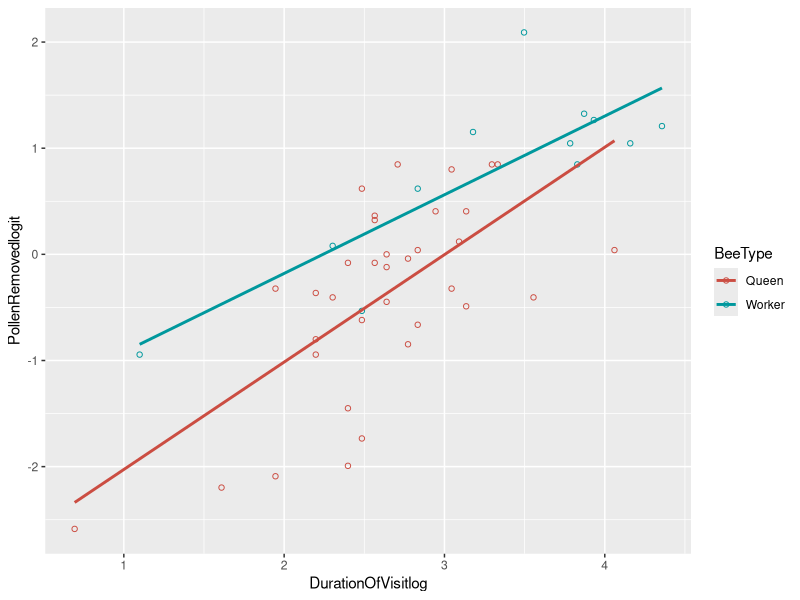
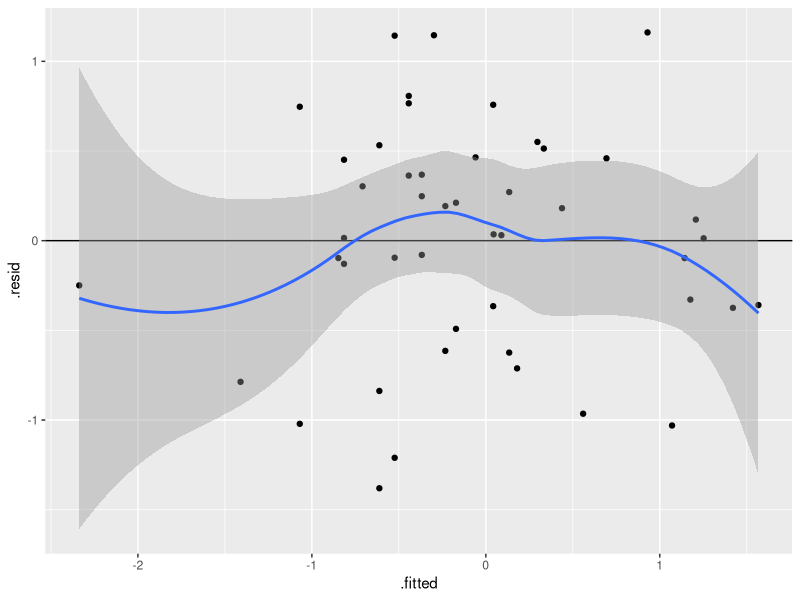

The R source for these figures, in order:
## ---- chunk 1
library(ggplot2)
data <- read.csv('data_ch9_16.csv', header=T)
data$PollenRemovedlogit = log(data$PollenRemoved/(1-data$PollenRemoved))
data$DurationOfVisitlog = log(data$DurationOfVisit)
ggplot(data, aes(x=DurationOfVisitlog, y=PollenRemovedlogit, color=BeeType)) +
    geom_point(shape=1) +
    scale_colour_hue(l=50) + 
    geom_smooth(method=lm,  
                se=FALSE)
## ---- chunk 2
lmfit <- lm(PollenRemovedlogit ~ BeeType + DurationOfVisitlog 
            + BeeType*DurationOfVisitlog, data=data)
summary(lmfit)
r <- residuals(lmfit)
yh <- predict(lmfit)

p1<-ggplot(lmfit, aes(.fitted, .resid))+geom_point()
p1 <- p1 +geom_hline(yintercept=0)+geom_smooth()
p1
